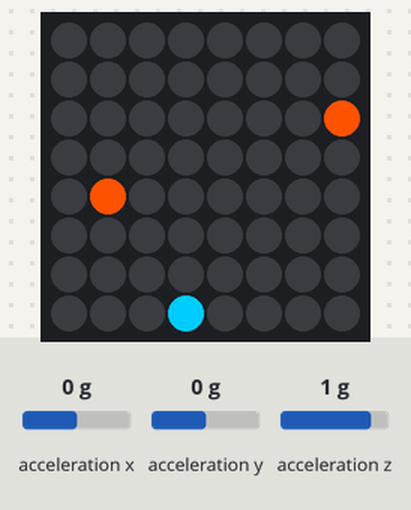
Simulated run of this program. Board: Raspberry Pi (BCM pin numbers) with a Sense HAT. On the bench: the Sense HAT's 8×8 RGB LED matrix. The test bench sets the inputs (shaded band); at power-on: acceleration x 0 g, acceleration y 0 g, acceleration z 1 g. Random numbers come from a fixed seed; the 64×8 strip is a reading aid, not a part: it shows the text the matrix is scrolling, unrolled, one strip-width of it at a time; what the program prints to the terminal is not drawn. At 7.2 s the program stops and its outputs stay as they are.

Above: at 1.2 s.
1.3 s: acceleration x set to 0.4 g
At 2.2 s:
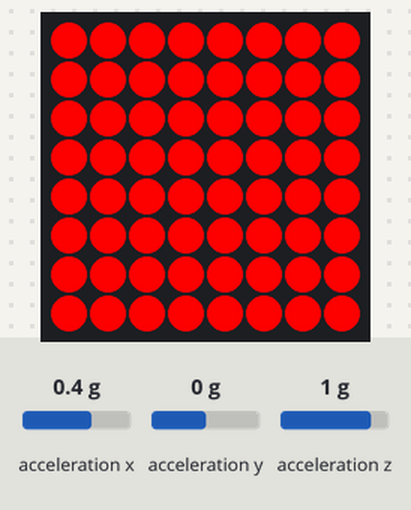
At 7.7 s:
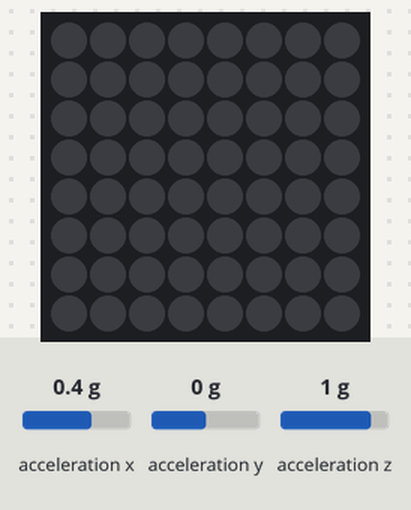
Timing chart, 0 to 8.7 s (numbered marks = the images above; inputs shaded):
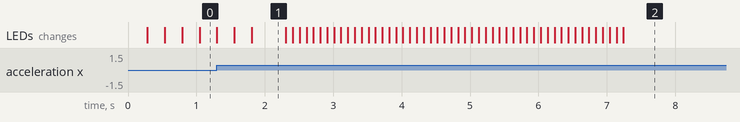

Measured:
- the behaviour switches between 0.2 and 0.3 g on acceleration x (found by bisection; images 0 and 1)
- what the display in image 1 shows lasts 0.5 s, from 1.8 s to 2.3 s

The program:

g02_dodge.py
```python
# g02 · 돌 피하기 — 좌우로 기울여 떨어지는 돌을 피하기
# Argon 케이스에서는 오른쪽으로 기울이면 x가 음수(-)입니다.
from sense_hat import SenseHat   # SenseHAT 도구 상자 가져오기
from random import randint       # 무작위 정수 도구 가져오기
from time import sleep           # 기다리기(sleep) 도구 가져오기
sense = SenseHat()               # 내 SenseHAT을 sense라고 부르기
sense.set_rotation(180)          # 화면 180도 돌리기 (케이스에 거꾸로 꽂힘)
sense.clear()                    # 화면 지우기 (켜진 LED 끄기)

x0 = sense.get_accelerometer_raw()["x"]   # 시작할 때 기울기를 "평평함"으로
px = 3                           # 내 위치 (맨 아랫줄, 0~7)
rocks = []                       # 돌 목록 [x, y]
score = 0                        # 피한 돌 수

while True:
    x = sense.get_accelerometer_raw()["x"] - x0   # 좌우 기울기
    if x < -0.2 and px < 7:      # 오른쪽으로 기울였으면
        px = px + 1
    elif x > 0.2 and px > 0:     # 왼쪽으로 기울였으면
        px = px - 1

    new = []                     # 한 칸씩 떨어진 돌들을 담을 새 목록
    for r in rocks:
        if r[1] < 7:             # 아직 바닥이 아니면 한 칸 아래로
            new.append([r[0], r[1] + 1])
        else:                    # 바닥을 지나갔으면 피한 것!
            score = score + 1
    rocks = new
    if randint(1, 3) == 1:       # 세 번에 한 번꼴로 새 돌
        rocks.append([randint(0, 7), 0])

    if [px, 7] in rocks:         # 돌에 맞으면
        break                    # 게임 끝

    sense.clear()
    for r in rocks:
        sense.set_pixel(r[0], r[1], (255, 80, 0))   # 돌은 주황
    sense.set_pixel(px, 7, (0, 200, 255))           # 나는 하늘색
    sleep(max(0.08, 0.25 - score * 0.005))          # 점수가 오를수록 빨라짐

sense.clear(255, 0, 0)           # 쾅! 빨간 화면
sleep(0.5)
print("점수:", score)            # Thonny 셸 창에도 출력
sense.show_message("Score " + str(score), text_colour=(255, 255, 0))
```
